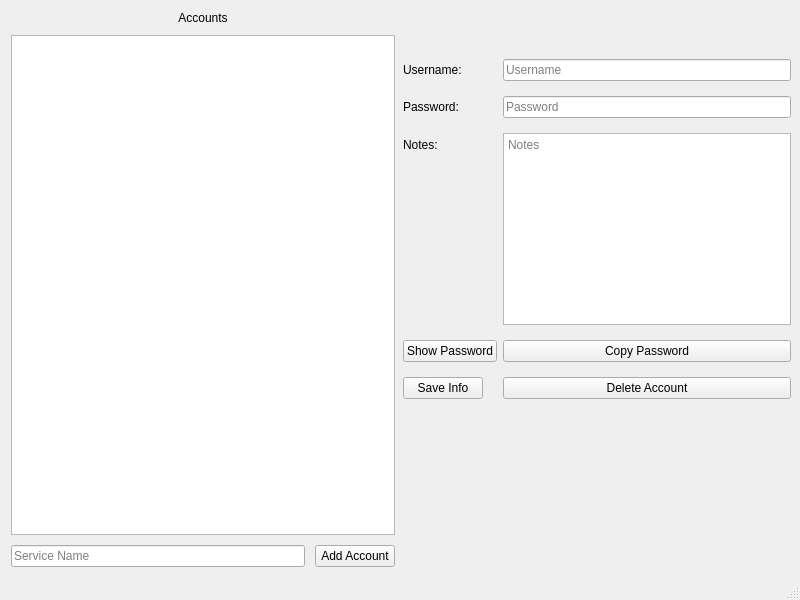
<?xml version="1.0" encoding="UTF-8"?>
<ui version="4.0">
 <class>MainWindow</class>
 <widget class="QMainWindow" name="MainWindow">
  <property name="geometry">
   <rect>
    <x>0</x>
    <y>0</y>
    <width>800</width>
    <height>600</height>
   </rect>
  </property>
  <property name="windowTitle">
   <string>MainWindow</string>
  </property>
  <widget class="QWidget" name="centralwidget">
   <layout class="QHBoxLayout" name="horizontalLayout_3">
    <item>
     <layout class="QVBoxLayout" name="verticalLayout_4">
      <property name="spacing">
       <number>10</number>
      </property>
      <property name="leftMargin">
       <number>2</number>
      </property>
      <property name="topMargin">
       <number>2</number>
      </property>
      <property name="rightMargin">
       <number>2</number>
      </property>
      <property name="bottomMargin">
       <number>2</number>
      </property>
      <item>
       <widget class="QLabel" name="label">
        <property name="text">
         <string>Accounts</string>
        </property>
        <property name="alignment">
         <set>Qt::AlignmentFlag::AlignCenter</set>
        </property>
       </widget>
      </item>
      <item>
       <widget class="QListWidget" name="accountList">
        <property name="sizePolicy">
         <sizepolicy hsizetype="Expanding" vsizetype="Expanding">
          <horstretch>0</horstretch>
          <verstretch>0</verstretch>
         </sizepolicy>
        </property>
        <property name="frameShape">
         <enum>QFrame::Shape::StyledPanel</enum>
        </property>
        <property name="viewMode">
         <enum>QListView::ViewMode::ListMode</enum>
        </property>
       </widget>
      </item>
      <item>
       <layout class="QHBoxLayout" name="horizontalLayout_8">
        <item>
         <widget class="QLineEdit" name="serviceNameEdit">
          <property name="placeholderText">
           <string>Service Name</string>
          </property>
         </widget>
        </item>
        <item>
         <widget class="QPushButton" name="addAccountButton">
          <property name="text">
           <string>Add Account</string>
          </property>
         </widget>
        </item>
       </layout>
      </item>
     </layout>
    </item>
    <item>
     <layout class="QFormLayout" name="formLayout_3">
      <property name="verticalSpacing">
       <number>15</number>
      </property>
      <property name="topMargin">
       <number>15</number>
      </property>
      <item row="0" column="1">
       <spacer name="horizontalSpacer">
        <property name="orientation">
         <enum>Qt::Orientation::Horizontal</enum>
        </property>
        <property name="sizeHint" stdset="0">
         <size>
          <width>40</width>
          <height>20</height>
         </size>
        </property>
       </spacer>
      </item>
      <item row="2" column="0">
       <widget class="QLabel" name="usernameLabel">
        <property name="text">
         <string>Username:</string>
        </property>
       </widget>
      </item>
      <item row="2" column="1">
       <widget class="QLineEdit" name="usernameEdit">
        <property name="placeholderText">
         <string>Username</string>
        </property>
       </widget>
      </item>
      <item row="3" column="0">
       <widget class="QLabel" name="passwordLabel">
        <property name="text">
         <string>Password:</string>
        </property>
       </widget>
      </item>
      <item row="3" column="1">
       <widget class="QLineEdit" name="passwordEdit">
        <property name="echoMode">
         <enum>QLineEdit::EchoMode::Password</enum>
        </property>
        <property name="placeholderText">
         <string>Password</string>
        </property>
       </widget>
      </item>
      <item row="5" column="0">
       <widget class="QPushButton" name="showPassButton">
        <property name="text">
         <string>Show Password</string>
        </property>
       </widget>
      </item>
      <item row="5" column="1">
       <widget class="QPushButton" name="copyPasswordButton">
        <property name="text">
         <string>Copy Password</string>
        </property>
       </widget>
      </item>
      <item row="6" column="0">
       <widget class="QPushButton" name="saveButton">
        <property name="text">
         <string>Save Info</string>
        </property>
       </widget>
      </item>
      <item row="6" column="1">
       <widget class="QPushButton" name="deleteAccButton">
        <property name="text">
         <string>Delete Account</string>
        </property>
       </widget>
      </item>
      <item row="4" column="1">
       <widget class="QPlainTextEdit" name="notesEdit">
        <property name="sizePolicy">
         <sizepolicy hsizetype="Expanding" vsizetype="Minimum">
          <horstretch>0</horstretch>
          <verstretch>0</verstretch>
         </sizepolicy>
        </property>
        <property name="placeholderText">
         <string>Notes</string>
        </property>
       </widget>
      </item>
      <item row="4" column="0">
       <widget class="QLabel" name="label_2">
        <property name="text">
         <string>Notes:</string>
        </property>
       </widget>
      </item>
     </layout>
    </item>
   </layout>
  </widget>
  <widget class="QMenuBar" name="menubar">
   <property name="geometry">
    <rect>
     <x>0</x>
     <y>0</y>
     <width>800</width>
     <height>25</height>
    </rect>
   </property>
  </widget>
  <widget class="QStatusBar" name="statusbar"/>
 </widget>
 <resources/>
 <connections/>
</ui>
